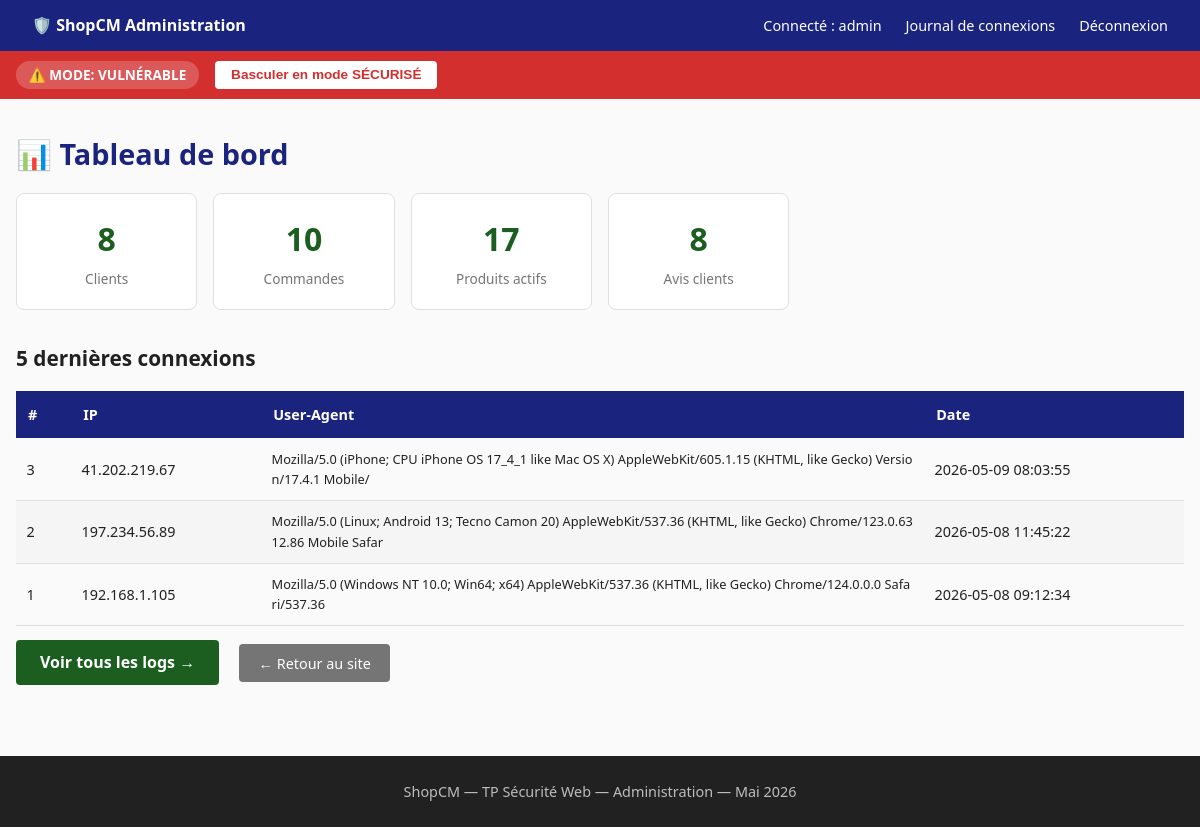
Page /admin/dashboard.php (signed in) on the committed database.
### tables this page shows
CREATE TABLE logs_connexion (
  id          INT AUTO_INCREMENT PRIMARY KEY,
  ip          VARCHAR(45) NOT NULL,
  user_agent  TEXT,
  date_log    DATETIME DEFAULT CURRENT_TIMESTAMP
);

### includes/mode.php (called while the page is built, shortened)
<?php
function mode_vulnerable(): bool
{
    return ($_SESSION['mode'] === 'vulnerable');
}
function get_mode_class(): string
{
    return mode_vulnerable() ? 'mode-vuln' : 'mode-secure';
}

### admin/dashboard.php (the view, shortened to what this page needs)
<?php
require_once '../includes/mode.php';
$pdo = get_pdo();
$nb_users = $pdo->query("SELECT COUNT(*) FROM users")->fetchColumn();
$nb_commandes = $pdo->query("SELECT COUNT(*) FROM commandes")->fetchColumn();
$nb_produits = $pdo->query("SELECT COUNT(*) FROM produits WHERE actif = 1")->fetchColumn();
$nb_avis = $pdo->query("SELECT COUNT(*) FROM avis")->fetchColumn();
$logs_stmt = $pdo->prepare(
    "SELECT * FROM logs_connexion ORDER BY date_log DESC LIMIT 5"
);
$logs_stmt->execute();
$derniers_logs = $logs_stmt->fetchAll();
?>
<!DOCTYPE html>
<html lang="fr">
<head>
    <link rel="stylesheet" href="/shopcm/assets/css/style.css">
</head>
<body>
<div class="admin-header-bar">
    <span>🛡️ <strong>ShopCM Administration</strong></span>
    <div style="display:flex;gap:1.5rem;font-size:0.9rem;">
        <span>Connecté : <?= htmlspecialchars($_SESSION['admin_username'] ?? '') ?></span>
        <a href="/shopcm/admin/logs.php">Journal de connexions</a>
        <a href="/shopcm/admin/deconnexion.php">Déconnexion</a>
    </div>
</div>
<div class="mode-bar <?= get_mode_class() ?>">
    <div class="container mode-bar-inner">
        <span class="mode-badge">
            <?= mode_vulnerable() ? '⚠️ MODE: VULNÉRABLE' : '🛡️ MODE: SÉCURISÉ' ?>
        </span>
        <form action="/shopcm/toggle.php" method="post" style="display:inline;">
            <button type="submit" class="toggle-btn">
                Basculer en mode <?= mode_vulnerable() ? 'SÉCURISÉ' : 'VULNÉRABLE' ?>
            </button>
        </form>
    </div>
</div>
<main class="container" style="padding-top:2rem;">
    <h1 style="color:#1A237E;">📊 Tableau de bord</h1>
    <div class="stats-grid">
        <div class="stat-card">
            <div class="stat-number"><?= (int)$nb_users ?></div>
            <div class="stat-label">Clients</div>
        </div>
        <div class="stat-card">
            <div class="stat-number"><?= (int)$nb_commandes ?></div>
            <div class="stat-label">Commandes</div>
        </div>
        <div class="stat-card">
            <div class="stat-number"><?= (int)$nb_produits ?></div>
            <div class="stat-label">Produits actifs</div>
        </div>
        <div class="stat-card">
            <div class="stat-number"><?= (int)$nb_avis ?></div>
            <div class="stat-label">Avis clients</div>
        </div>
    </div>
    <h2>5 dernières connexions</h2>
    <table class="admin-table" style="margin-top:1rem;">
        <thead>
            <tr>
                <th>#</th>
                <th>IP</th>
                <th>User-Agent</th>
                <th>Date</th>
            </tr>
        </thead>
        <tbody>
            <?php foreach ($derniers_logs as $log): ?>
            <tr>
                <td><?= (int)$log['id'] ?></td>
                <td><?= htmlspecialchars($log['ip']) ?></td>
                <td style="max-width:400px;word-break:break-all;font-size:0.8rem;">
                    <?= htmlspecialchars(mb_substr($log['user_agent'] ?? '', 0, 120)) ?>
                </td>
                <td><?= htmlspecialchars($log['date_log']) ?></td>
            </tr>
            <?php endforeach; ?>
        </tbody>
    </table>
    <p style="margin-top:1.5rem;">
        <a href="/shopcm/admin/logs.php" class="btn-primary">Voir tous les logs →</a>
        <a href="/shopcm/index.php" class="btn-secondary" style="margin-left:1rem;">
            ← Retour au site
        </a>
    </p>
</main>
<footer>
    <p>ShopCM &mdash; TP Sécurité Web &mdash; Administration &mdash; Mai 2026</p>
</footer>
</body>
</html>

### assets/css/style.css (style rules this page uses)
:root { --primary: #1B5E20; --secondary: #FFB300; --bg: #FAFAFA; --text: #212121; --vuln-color: #D32F2F; --secure-color: #388E3C; --border: #E0E0E0; --white: #ffffff; }
*, *::before, *::after { box-sizing: border-box; margin: 0; padding: 0; }
body { background: var(--bg); color: var(--text); font-family: 'Segoe UI', Tahoma, Geneva, Verdana, sans-serif; font-size: 1rem; line-height: 1.6; }
a { color: var(--primary); text-decoration: none; }
.container { max-width: 1200px; margin: 0 auto; padding: 0 1rem; }
.mode-bar { transition: background-color 0.3s ease; color: var(--white); }
.mode-bar-inner { display: flex; align-items: center; gap: 1rem; padding: 0.6rem 1rem; flex-wrap: wrap; }
.mode-vuln { background: var(--vuln-color); }
.mode-badge { background: rgba(255, 255, 255, 0.2); padding: 0.2rem 0.8rem; border-radius: 1rem; font-weight: bold; font-size: 0.85rem; }
.toggle-btn { background: var(--white); border: none; padding: 0.4rem 1rem; border-radius: 4px; cursor: pointer; font-weight: bold; font-size: 0.85rem; }
.mode-vuln .toggle-btn { color: var(--vuln-color); }
main.container { padding-top: 1.5rem; padding-bottom: 2rem; min-height: 60vh; }
h1 { font-size: 1.8rem; margin-bottom: 1rem; color: var(--primary); }
h2 { font-size: 1.3rem; margin-bottom: 0.75rem; }
.btn-primary { background: var(--primary); color: var(--white); border: none; padding: 0.7rem 1.5rem; border-radius: 4px; cursor: pointer; font-size: 1rem; font-weight: bold; }
.btn-secondary { background: #757575; color: var(--white); border: none; padding: 0.6rem 1.2rem; border-radius: 4px; cursor: pointer; font-size: 0.9rem; }
.admin-table { width: 100%; border-collapse: collapse; }
.admin-table th { background: #1A237E; color: var(--white); padding: 0.75rem; text-align: left; font-size: 0.9rem; }
.admin-table td { padding: 0.65rem; border-bottom: 1px solid var(--border); font-size: 0.9rem; word-break: break-word; max-width: 300px; }
.admin-table tr:nth-child(even) { background: #F5F5F5; }
.stats-grid { display: grid; grid-template-columns: repeat(auto-fill, minmax(180px, 1fr)); gap: 1rem; margin-bottom: 2rem; }
.stat-card { background: var(--white); border: 1px solid var(--border); border-radius: 8px; padding: 1.2rem; text-align: center; }
.stat-card .stat-number { font-size: 2rem; font-weight: bold; color: var(--primary); }
.stat-card .stat-label { font-size: 0.85rem; color: #757575; margin-top: 0.25rem; }
footer { background: #212121; color: #BDBDBD; text-align: center; padding: 1.5rem; margin-top: 3rem; font-size: 0.9rem; }

### admin/dashboard.php (style rules this page uses)
.admin-header-bar { background: #1A237E; color: #fff; padding: 0.8rem 2rem; display: flex; justify-content: space-between; align-items: center; }
.admin-header-bar a { color: #fff; }

### rows in the picture
logs_connexion: id "3", ip "41.202.219.67", user_agent "Mozilla/5.0 (iPhone; CPU iPhone OS 17_4_1 like Mac OS X) AppleWebKit/605.1.15 (KHTML, like Gecko) Version/17.4.1 Mobile/", date_log "2026-05-09 08:03:55"
logs_connexion: id "2", ip "197.234.56.89", user_agent "Mozilla/5.0 (Linux; Android 13; Tecno Camon 20) AppleWebKit/537.36 (KHTML, like Gecko) Chrome/123.0.6312.86 Mobile Safar", date_log "2026-05-08 11:45:22"
logs_connexion: id "1", ip "192.168.1.105", user_agent "Mozilla/5.0 (Windows NT 10.0; Win64; x64) AppleWebKit/537.36 (KHTML, like Gecko) Chrome/124.0.0.0 Safari/537.36", date_log "2026-05-08 09:12:34"

### other values in the picture
$_SESSION['admin_username'] "admin"
$nb_users "8"
$nb_commandes "10"
$nb_produits "17"
$nb_avis "8"
